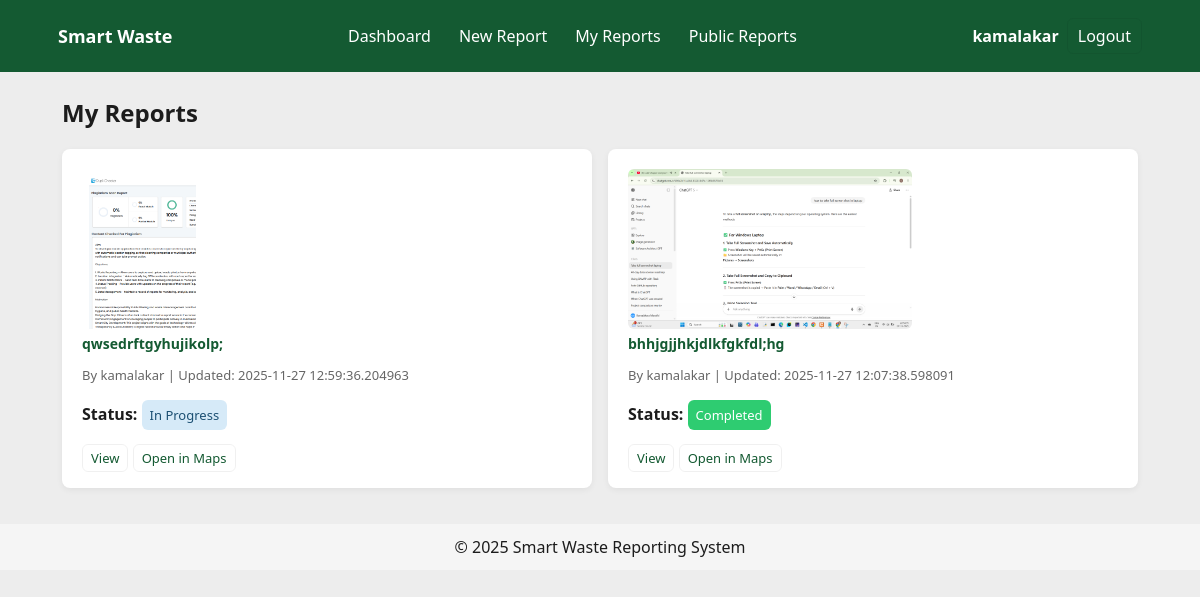
The page /complaints/my (signed in) on the database its author committed.
### tables this page shows
CREATE TABLE complaints (
        id INTEGER PRIMARY KEY AUTOINCREMENT,
        user_id INTEGER NOT NULL,
        worker_id INTEGER,
        description TEXT NOT NULL,
        image_before_path TEXT NOT NULL,
        image_after_path TEXT,
        latitude REAL,
        longitude REAL,
        status TEXT NOT NULL,
        created_at TEXT,
        updated_at TEXT,
        FOREIGN KEY (user_id) REFERENCES users(id),
        FOREIGN KEY (worker_id) REFERENCES users(id)
    );

### app.py (the view)
@app.route('/complaints/my')
@login_required
@role_required('user')
def my_complaints():
    db = get_db()
    cur = db.cursor()
    status = request.args.get('status')
    if status:
        s = status.strip().lower()
        if s == 'pending' or s == 'open':
            cur.execute("SELECT * FROM complaints WHERE user_id=? AND status IN ('Pending','Accepted','In Progress') ORDER BY created_at DESC", (session['user_id'],))
        else:
            cur.execute('SELECT * FROM complaints WHERE user_id=? AND status=? ORDER BY created_at DESC', (session['user_id'], status))
    else:
        cur.execute('SELECT * FROM complaints WHERE user_id=? ORDER BY created_at DESC', (session['user_id'],))
    complaints = cur.fetchall()
    return render_template('my_complaints.html', complaints=complaints)

### app.py (called while the page is built)
@app.context_processor
def inject_now():
    return {'now': datetime.utcnow}

def login_required(f):
    from functools import wraps
    @wraps(f)
    def decorated_function(*args, **kwargs):
        if 'user_id' not in session:
            flash('Please log in to access this page.', 'warning')
            return redirect(url_for('login'))
        return f(*args, **kwargs)
    return decorated_function

def role_required(role):
    from functools import wraps
    def decorator(f):
        @wraps(f)
        def decorated_function(*args, **kwargs):
            if 'role' not in session or session.get('role') != role:
                flash('Unauthorized access.', 'danger')
                return redirect(url_for('login'))
            return f(*args, **kwargs)
        return decorated_function
    return decorator

### db.py (called while the page is built)
def get_db():
    db = getattr(g, '_database', None)
    if db is None:
        db = sqlite3.connect(DB_PATH)
        db.row_factory = sqlite3.Row
        g._database = db
    return db

def close_connection(e=None):
    db = getattr(g, '_database', None)
    if db is not None:
        db.close()

### templates/my_complaints.html (shortened to what this page needs)
{% extends 'base.html' %}
{% block content %}
<section data-aos="fade-up">
  <h2>My Reports</h2>
  <div class="cards-list">
    {% for c in complaints %}
    <div class="card report" data-aos="fade-up">
      <div class="card-row">
        <div class="img-col">
          {% if c['image_before_path'] %}
            <img src="/{{ c['image_before_path'] }}" alt="before">
          {% else %}
            <div class="muted">No image</div>
          {% endif %}
        </div>
      </div>
      <div class="card-body">
        <h3>{{ c['description'] }}</h3>
        <p class="muted">By {{ session.get('username') }} | Updated: {{ c['updated_at'] }}</p>
        <p><strong>Status:</strong> <span class="badge {{ c['status']|lower|replace(' ', '-') }}">{{ c['status'] }}</span></p>
        <div class="card-actions">
          <a class="btn small" href="{{ url_for('complaint_detail', cid=c['id']) }}">View</a>
          {% if c['latitude'] and c['longitude'] %}
            <a class="btn small" href="https://www.google.com/maps?q={{ c['latitude'] }},{{ c['longitude'] }}" target="_blank"> Open in Maps</a>
          {% endif %}
        </div>
      </div>
    </div>
    {% else %}
      <p>No complaints found.</p>
    {% endfor %}
  </div>
</section>
{% endblock %}

### static/css/styles.css (style rules this page uses)
:root { --primary: #2ECC71; --dark: #145A32; --white: #FFFFFF; --charcoal: #1C1C1C; --light: #EDEDED; }
* { box-sizing:border-box }
body { font-family:Segoe UI, Roboto, Arial, sans-serif; margin:0; background:var(--light); color:var(--charcoal) }
.btn { background:var(--white); color:var(--dark); border-radius:6px; padding:6px 10px; text-decoration:none; border:1px solid rgba(0,0,0,0.06) }
.btn.small { padding:4px 8px; font-size:13px }
.card { background:var(--white); border-radius:8px; padding:16px; box-shadow:0 2px 6px rgba(0,0,0,0.06); flex:0 1 220px; min-width:180px; max-width:320px }
.card-body h3 { font-size:1rem }
@media (min-width:1100px) { .card { flex:initial; max-width:none; padding:20px } }
.card-body h3 { margin:0; font-size:14px; color:var(--dark) }
.muted { color:#666; font-size:13px }
.badge { display:inline-block; padding:6px 8px; border-radius:6px; font-size:13px }
.badge.in-progress { background:#d6eaf8; color:#1b4f72 }
.badge.completed { background:var(--primary); color:var(--white) }
.cards-list { display:grid; grid-template-columns:repeat(auto-fit,minmax(300px,1fr)); gap:16px }
.report .card-row { display:flex; gap:8px }
.report img { width:100%; height:160px; object-fit:cover; border-radius:6px }

### rows shown on the page
complaints: image_before_path (picture), description "qwsedrftgyhujikolp;", get "kamalakar", updated_at "2025-11-27 12:59:36.204963", status "In Progress"
complaints: image_before_path (picture), description "bhhjgjjhkjdlkfgkfdl;hg", get "kamalakar", updated_at "2025-11-27 12:07:38.598091", status "Completed"

### other values the page prints
{{ session.get('username') }} "kamalakar"
